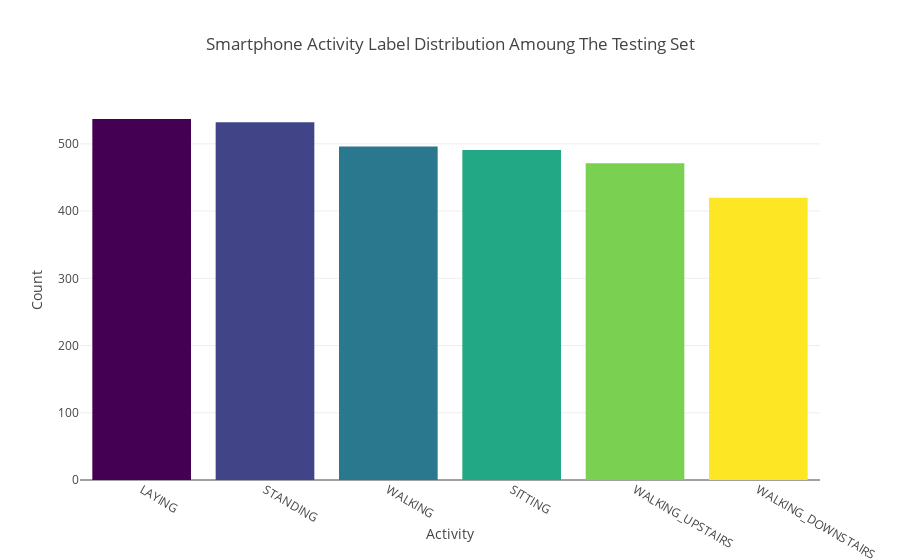

Here is the notebook cell this chart was saved with:
### Code cell
label = test.Activity
# Plotting data
label_counts = label.value_counts()

# Get colors
n = label_counts.shape[0]
colormap = get_cmap('viridis')
colors = [rgb2hex(colormap(col)) for col in np.arange(0, 1.01, 1/(n-1))]

# Create plot
data = go.Bar(x = label_counts.index,
              y = label_counts,
              marker = dict(color = colors))

layout = go.Layout(title = 'Smartphone Activity Label Distribution Amoung The Testing Set',
                   xaxis = dict(title = 'Activity'),
                   yaxis = dict(title = 'Count'))

fig = go.Figure(data=[data], layout=layout)
iplot(fig)

### Figure 1 — Plotly figure (JSON) as saved in the notebook; plotly's stock layout.template omitted (floating-point values rounded to 4 significant figures)
{"data": [{"marker": {"color": ["#440154", "#414487", "#2a788e", "#22a884", "#7ad151", "#fde725"]}, "type": "bar", "uid": "1b14885e-aad6-11e8-9b84-7cb0c26317e8", "x": ["LAYING", "STANDING", "WALKING", "SITTING", "WALKING_UPSTAIRS", "WALKING_DOWNSTAIRS"], "y": [537, 532, 496, 491, 471, 420]}], "layout": {"title": "Smartphone Activity Label Distribution Amoung The Testing Set", "xaxis": {"title": "Activity"}, "yaxis": {"title": "Count"}}}
